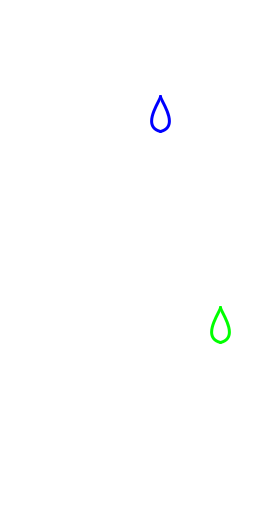
Frame 1 (no input)
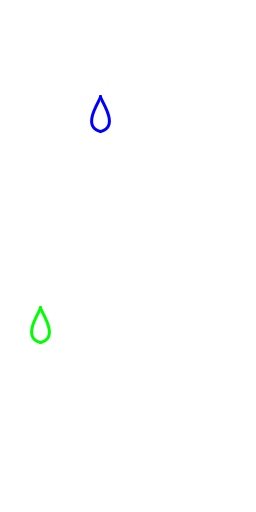
Frame 60 (the mouse pressed at the canvas centre just before this capture)
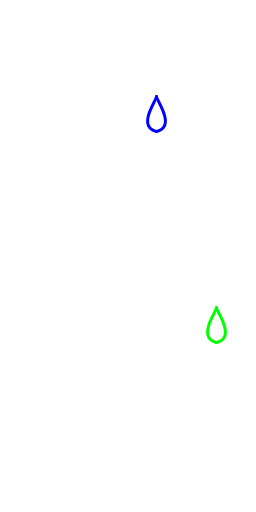
Frame 120 (the mouse held since frame 60 and released just before this capture)

The Processing sketch that drew these frames (run headless with seeded random() and noise(); from frame 60 on, the mouse is pressed at the canvas centre):

// Processing sketch: Esercizio1
// ── Esercizio1.pde
Drop d;
StrangeDrop sd;

void setup(){
  background(255);
  size(256,512);
  d = new Drop(random(30,width-30),random(40,height/2));
  sd = new StrangeDrop(random(30,width-30),random(height/2,height-40));
}

void draw(){
 background(255);
 d.run();
 sd.run();
}

void keyPressed(){
 if(key=='R' || key=='r') setup();
}

// ── Drop.pde
class Drop{
 float x, y, sx;
 color c;
 Drop(float x, float y){
  this.x = x;
  this.y = y;
  this.sx = 4;
  c = color(0,0,255);
 }
 
 void display(){
  strokeWeight(3);
  stroke(c);
  bezier(x,y,x,y+4,x+20,y+30,x,y+35);
  bezier(x,y,x,y+4,x-20,y+30,x,y+35);
 }
  
 void move(){
  x+=sx;
  if(x-10<=0 || x+10>=width) sx = -sx;
 }
 
 void run(){
  move();
  display();
 }
}

// ── StrangeDrop.pde
class StrangeDrop extends Drop{
  boolean enabled;
  
  StrangeDrop(float x, float y){
   super(x,y);
   c = color(0,255,0);
   enabled = true;
  }
  
  void check(){
   if(dist(x,y+15,mouseX,mouseY)<10){
     enabled = false;
     c = color(255,0,0);
   }
   else{
     enabled = true;
     c = color(0,255,0);
   }
  }
  
  void run(){
   if(enabled) move();
   check();
   display();
  }
}
